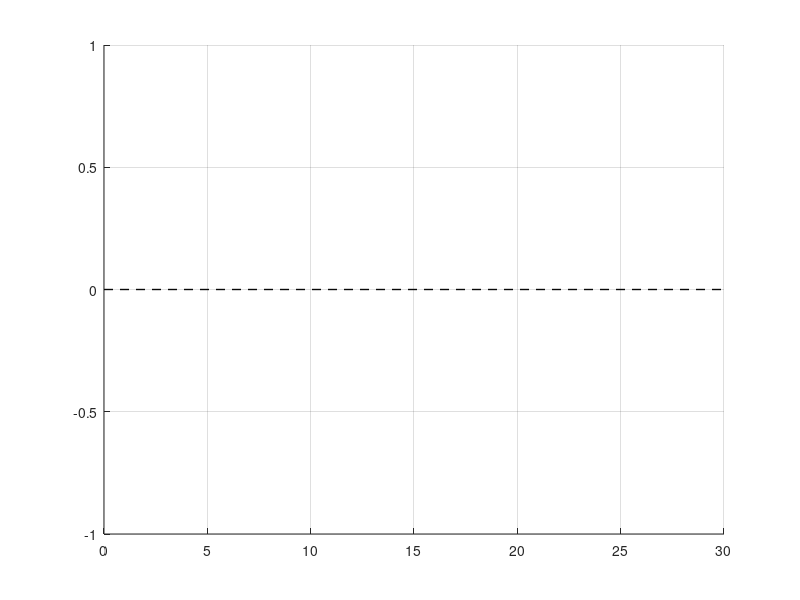

Reproduce this figure in MATLAB. (Note: this script raises an error after producing the figure.)
%% plot_err_traj2ball
% 目標経路とボールとの誤差の時間変化

%%% 1. 初期化処理
% close all

% err_CMD = sqrt(q_b(:,1).^2+q_b(:,2).^2) - 1.0 * ones(size(q_b,1),1);
% err_FB  = sqrt(q_b(:,1).^2+q_b(:,2).^2) - 1.0 * ones(size(q_b,1),1);
% T = transpose(1:size(q_b,1));
T = 1:1800;

figure
grid on;
hold on;
plot([0.0 30], [0.0 0.0], '--', "LineWidth", 1, "Color", '#080808');
plot(T/60, err_CMD(1:1800), '-', 'LineWidth', 2, 'Color', '#0000ff');
plot(T/60, err_FB(1:1800), '-', 'LineWidth', 2, 'Color', '#ff0000');
xlabel("time (s)")
ylabel("error (m)");
ylim([-0.15 0.06])
legend('reference path for ball', "Conventional method", "Proposed method", 'Location', 'northwest');
hold off

set(gca,'FontSize',28);
set(gcf,'PaperOrientation','landscape');
% output_figure(datafile, "figure\", "track_");
print("figure/errTraj2Ball_CMD_FB_NoN11_2.pdf",'-dpdf','-fillpage');
% exportgraphics(gcf,"figure/crop_errTraj2Ball_CMD_FB_NoN11.pdf");
